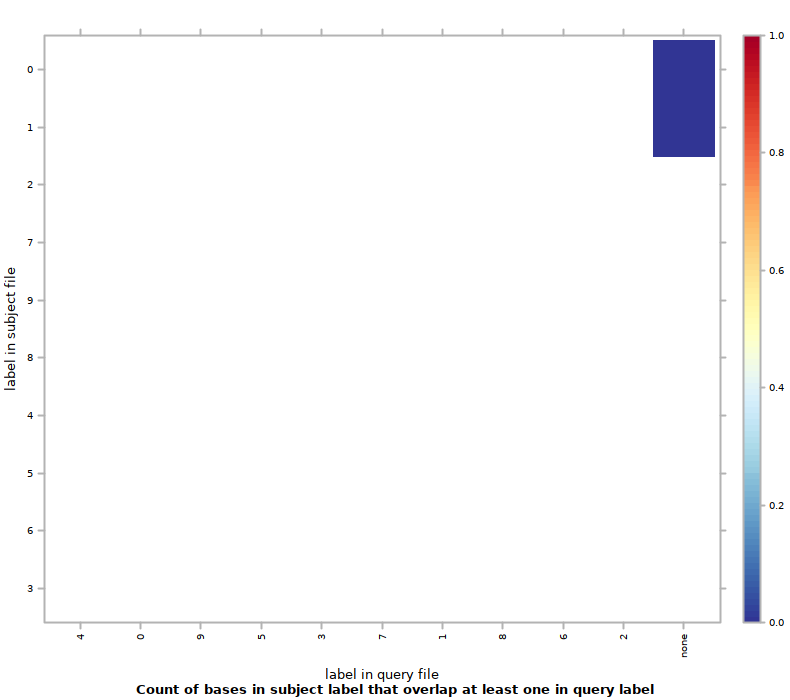

Write R code to recreate this figure.
#!/usr/bin/env Rscript
## transcript produced by Segtools 1.1.14

segtools.r.dirname <-
  system2("python",
          c("-c", "'import segtools; print segtools.get_r_dirname()'"),
          stdout = TRUE)

source(file.path(segtools.r.dirname, 'common.R'))
source(file.path(segtools.r.dirname, 'overlap.R'))
save.overlap.performance('./K5seq1bpexo1bp/overlap-ordered', 'overlap.performance', './K5seq1bpexo1bp/overlap-ordered/overlap.tab', row.normalize = 'FALSE', mnemonic_file = './K5seq1bpexo1bp/overlap-direct/mnemonics1_new.txt', clobber = FALSE, col_mnemonic_file = './K5seq1bpexo1bp/overlap-direct/mnemonics2_new.txt')
save.overlap.heatmap('./K5seq1bpexo1bp/overlap-ordered', 'overlap', './K5seq1bpexo1bp/overlap-ordered/overlap.tab', clobber = FALSE, col_mnemonic_file = './K5seq1bpexo1bp/overlap-direct/mnemonics2_new.txt', cluster = FALSE, max_contrast = FALSE, row.normalize = 'FALSE', mnemonic_file = './K5seq1bpexo1bp/overlap-direct/mnemonics1_new.txt')
